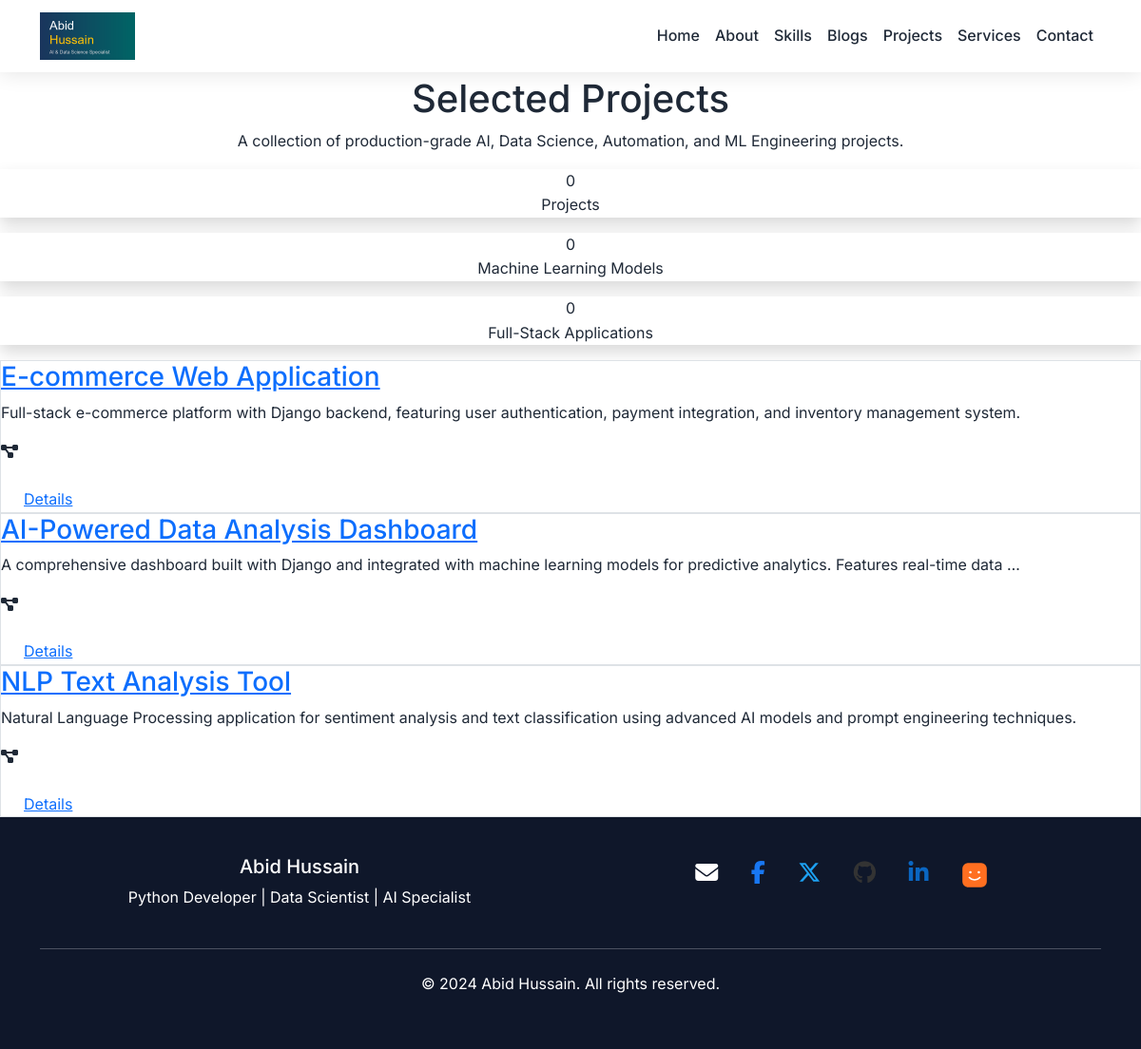
The app's page /projects/, older data.
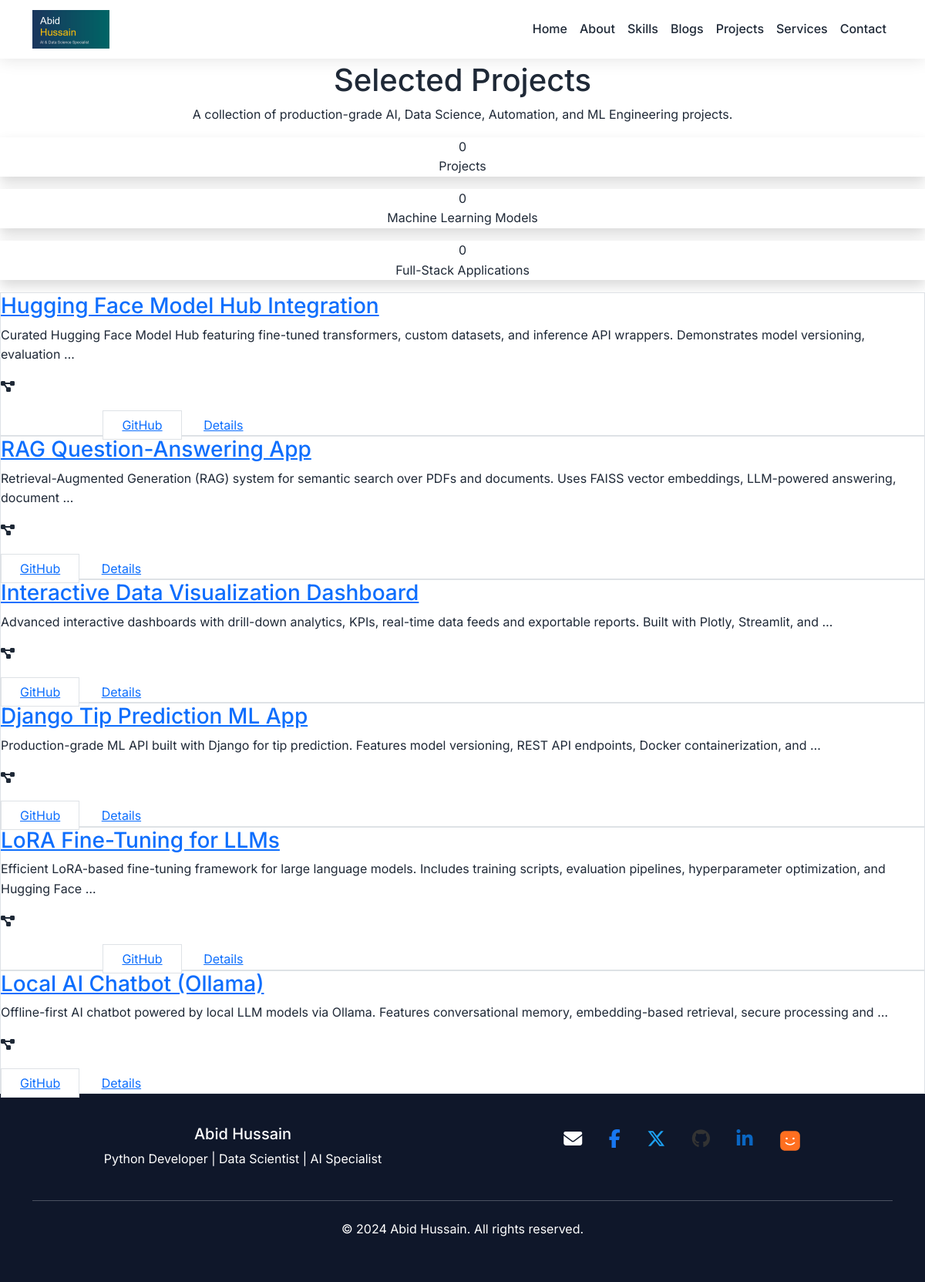
The same page, newer data.
### portfolio/models.py (models this page shows, shortened)
class Project(models.Model):
    title = models.CharField(max_length=200)
    description = models.TextField()
    technologies = models.CharField(max_length=500)  # Comma-separated
    github_url = models.URLField(blank=True)
    live_url = models.URLField(blank=True)
    image = models.ImageField(upload_to='projects/', blank=True, null=True)
    featured = models.BooleanField(default=False)
    created_at = models.DateTimeField(auto_now_add=True)
    class Meta:
        ordering = ['-featured', '-created_at']

### portfolio/views/main.py (the view)
# urls.py: path('projects/', views.projects, name='projects'),
def projects(request):
    try:
        all_projects = Project.objects.all()
        context = {
            'projects': all_projects,
        }
        return render(request, 'portfolio/projects.html', context)
    except Exception as e:
        return render(request, 'portfolio/error.html', {'error': str(e)})

### portfolio/context_processors.py (called while the page is built)
def site_profile(request):
    try:
        profile = Profile.objects.first()
    except:
        profile = None
    site_url = f"{request.scheme}://{request.get_host()}"
    return {
        'site_profile': profile,
        'site_url': site_url,
        'meta_title': getattr(profile, 'name', 'Abid Hussain') + ' - Portfolio',
        'meta_description': getattr(profile, 'objective', 'Python Developer, Data Scientist, and AI Specialist'),
        'meta_image': f"{site_url}{profile.profile_image.url}" if profile and profile.profile_image else f"{site_url}/static/professional_headshot.jpg",
        'meta_keywords': 'Python, Django, Data Science, AI, Machine Learning, Web Development',
        'meta_author': getattr(profile, 'name', 'Abid Hussain'),
    }

### portfolio/templates/portfolio/projects.html (shortened to what this page needs)
{% extends 'portfolio/base.html' %}
{% block content %}
<section class="max-w-6xl mx-auto px-6 py-12">
    <div class="text-center mb-8">
        <h1 class="text-4xl font-extrabold">Selected Projects</h1>
        <p class="mt-2 text-slate-600 max-w-2xl mx-auto">
            A collection of production-grade AI, Data Science, Automation, and ML Engineering projects.
        </p>
    </div>
    <div class="grid grid-cols-1 md:grid-cols-3 gap-6 mb-10">
        <div class="text-center bg-white dark:bg-[#161b22] p-6 rounded-xl shadow">
            <div class="counter text-3xl font-bold" data-target="{{ projects|length }}">0</div>
            <p class="text-sm text-slate-500">Projects</p>
        </div>
        <div class="text-center bg-white dark:bg-[#161b22] p-6 rounded-xl shadow">
            <div class="counter text-3xl font-bold" data-target="32">0</div>
            <p class="text-sm text-slate-500">Machine Learning Models</p>
        </div>
        <div class="text-center bg-white dark:bg-[#161b22] p-6 rounded-xl shadow">
            <div class="counter text-3xl font-bold" data-target="22">0</div>
            <p class="text-sm text-slate-500">Full-Stack Applications</p>
        </div>
    </div>
    <div id="project-grid" class="grid grid-cols-1 md:grid-cols-2 gap-6">
        {% for project in projects %}
        <article class="project-card reveal bg-white dark:bg-[#161b22] rounded-2xl p-6 border border-slate-100 dark:border-[#30363d]">
            <header class="flex items-start justify-between">
                <div>
                    <h3 class="text-xl font-semibold">
                        <a href="{% url 'portfolio:project_detail' project.id %}" class="hover:underline">{{ project.title }}</a>
                    </h3>
                    <p class="mt-1 text-sm text-slate-500 dark:text-slate-400">{{ project.description|truncatewords:18 }}</p>
                </div>
                <div class="text-3xl opacity-60"><i class="fas fa-project-diagram"></i></div>
            </header>
            <div class="mt-6 flex gap-3">
                {% if project.live_url %}
                    <a href="{{ project.live_url }}" target="_blank" class="px-4 py-2 bg-indigo-600 text-white rounded-md text-sm">Live Demo</a>
                {% endif %}
                {% if project.github_url %}
                    <a href="{{ project.github_url }}" target="_blank" class="px-4 py-2 bg-white dark:bg-[#161b22] border border-slate-200 dark:border-[#30363d] text-slate-700 dark:text-slate-200 rounded-md text-sm">GitHub</a>
                {% endif %}
                <a href="{% url 'portfolio:project_detail' project.id %}" class="px-4 py-2 bg-slate-50 text-slate-800 rounded-md text-sm">Details</a>
            </div>
        </article>
        {% endfor %}
    </div>
</section>
{% endblock %}

Row changes from the older to the newer data that the page shows:
removed Project: title "E-commerce Web Application", description "Full-stack e-commerce platform with Django backend, featuring user authentication, payment integration, and inventory management system."
removed Project: title "AI-Powered Data Analysis Dashboard", description "A comprehensive dashboard built with Django and integrated with machine learning models for predictive analytics. Features real-time data …"
removed Project: title "NLP Text Analysis Tool", description "Natural Language Processing application for sentiment analysis and text classification using advanced AI models and prompt engineering techniques."
added Project: title "Hugging Face Model Hub Integration", description "Curated Hugging Face Model Hub featuring fine-tuned transformers, custom datasets, and inference API wrappers. Demonstrates model versioning, evaluation …"
added Project: title "RAG Question-Answering App", description "Retrieval-Augmented Generation (RAG) system for semantic search over PDFs and documents. Uses FAISS vector embeddings, LLM-powered answering, document …"
added Project: title "Interactive Data Visualization Dashboard", description "Advanced interactive dashboards with drill-down analytics, KPIs, real-time data feeds and exportable reports. Built with Plotly, Streamlit, and …"
added Project: title "Django Tip Prediction ML App", description "Production-grade ML API built with Django for tip prediction. Features model versioning, REST API endpoints, Docker containerization, and …"
added Project: title "LoRA Fine-Tuning for LLMs", description "Efficient LoRA-based fine-tuning framework for large language models. Includes training scripts, evaluation pipelines, hyperparameter optimization, and Hugging Face …"
added Project: title "Local AI Chatbot (Ollama)", description "Offline-first AI chatbot powered by local LLM models via Ollama. Features conversational memory, embedding-based retrieval, secure processing and …"
